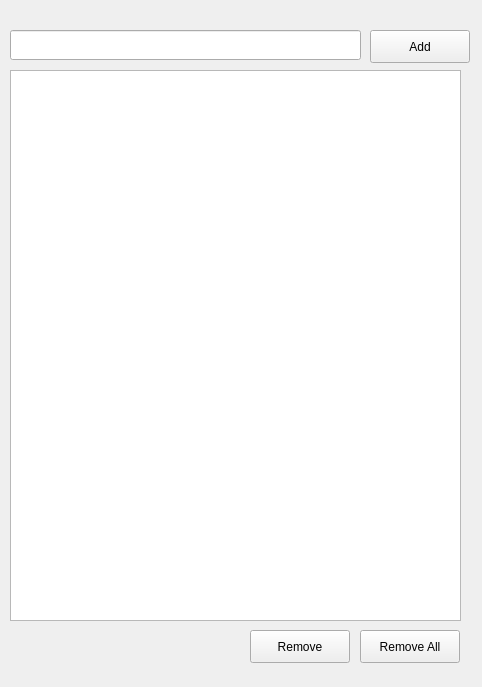
<?xml version="1.0" encoding="UTF-8"?>
<ui version="4.0">
 <class>MainWindow</class>
 <widget class="QMainWindow" name="MainWindow">
  <property name="geometry">
   <rect>
    <x>0</x>
    <y>0</y>
    <width>482</width>
    <height>687</height>
   </rect>
  </property>
  <property name="windowTitle">
   <string>ToDo</string>
  </property>
  <widget class="QWidget" name="centralwidget">
   <widget class="QLineEdit" name="txtTask">
    <property name="geometry">
     <rect>
      <x>10</x>
      <y>30</y>
      <width>351</width>
      <height>30</height>
     </rect>
    </property>
   </widget>
   <widget class="QPushButton" name="btnAdd">
    <property name="geometry">
     <rect>
      <x>370</x>
      <y>30</y>
      <width>100</width>
      <height>33</height>
     </rect>
    </property>
    <property name="text">
     <string>Add</string>
    </property>
   </widget>
   <widget class="QListWidget" name="listWidget">
    <property name="geometry">
     <rect>
      <x>10</x>
      <y>70</y>
      <width>451</width>
      <height>551</height>
     </rect>
    </property>
   </widget>
   <widget class="QPushButton" name="btnRemove">
    <property name="geometry">
     <rect>
      <x>250</x>
      <y>630</y>
      <width>100</width>
      <height>33</height>
     </rect>
    </property>
    <property name="text">
     <string>Remove</string>
    </property>
   </widget>
   <widget class="QPushButton" name="btnRemoveAll">
    <property name="geometry">
     <rect>
      <x>360</x>
      <y>630</y>
      <width>100</width>
      <height>33</height>
     </rect>
    </property>
    <property name="text">
     <string>Remove All</string>
    </property>
   </widget>
  </widget>
 </widget>
 <resources/>
 <connections/>
</ui>
